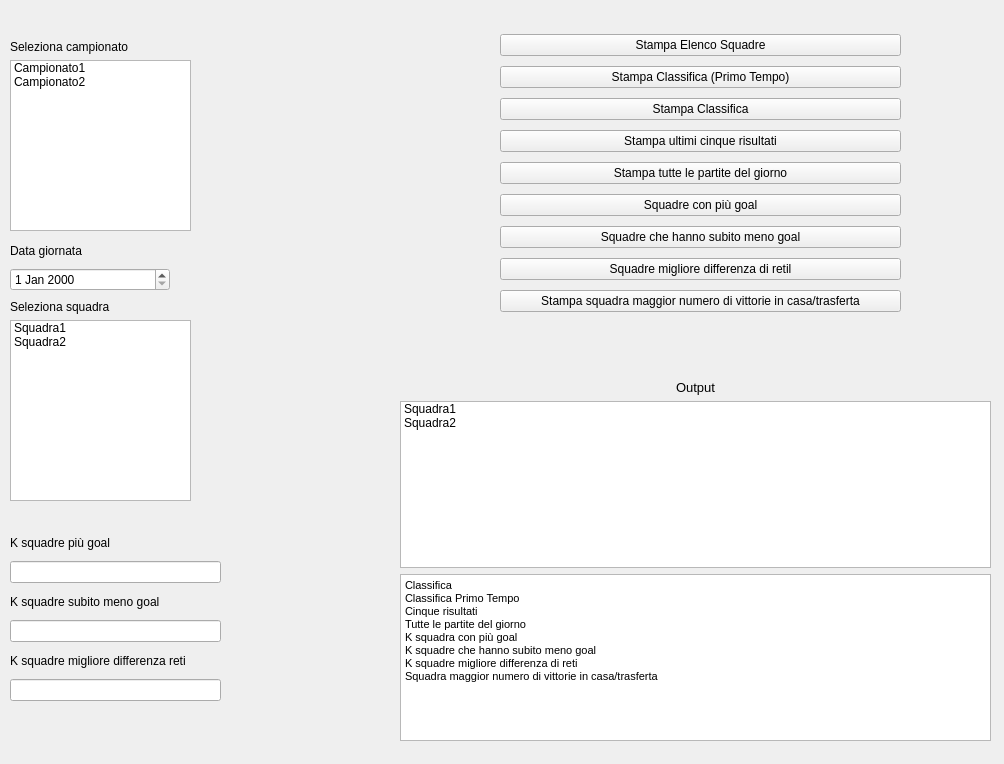
<?xml version="1.0" encoding="UTF-8"?>
<ui version="4.0">
 <class>MainWindow</class>
 <widget class="QMainWindow" name="MainWindow">
  <property name="geometry">
   <rect>
    <x>0</x>
    <y>0</y>
    <width>1004</width>
    <height>764</height>
   </rect>
  </property>
  <property name="windowTitle">
   <string>MainWindow</string>
  </property>
  <widget class="QWidget" name="centralwidget">
   <widget class="QWidget" name="gridLayoutWidget">
    <property name="geometry">
     <rect>
      <x>400</x>
      <y>380</y>
      <width>591</width>
      <height>361</height>
     </rect>
    </property>
    <layout class="QGridLayout" name="gridLayout" rowstretch="0,0,0,0">
     <item row="2" column="1">
      <widget class="QListWidget" name="elenco_squadre">
       <item>
        <property name="text">
         <string>Squadra1</string>
        </property>
       </item>
       <item>
        <property name="text">
         <string>Squadra2</string>
        </property>
       </item>
      </widget>
     </item>
     <item row="3" column="1">
      <widget class="QTextEdit" name="classifica_squadre">
       <property name="html">
        <string>&lt;!DOCTYPE HTML PUBLIC &quot;-//W3C//DTD HTML 4.0//EN&quot; &quot;http://www.w3.org/TR/REC-html40/strict.dtd&quot;&gt;
&lt;html&gt;&lt;head&gt;&lt;meta name=&quot;qrichtext&quot; content=&quot;1&quot; /&gt;&lt;style type=&quot;text/css&quot;&gt;
p, li { white-space: pre-wrap; }
&lt;/style&gt;&lt;/head&gt;&lt;body style=&quot; font-family:'MS Shell Dlg 2'; font-size:8.25pt; font-weight:400; font-style:normal;&quot;&gt;
&lt;p style=&quot; margin-top:0px; margin-bottom:0px; margin-left:0px; margin-right:0px; -qt-block-indent:0; text-indent:0px;&quot;&gt;Classifica&lt;/p&gt;
&lt;p style=&quot; margin-top:0px; margin-bottom:0px; margin-left:0px; margin-right:0px; -qt-block-indent:0; text-indent:0px;&quot;&gt;Classifica Primo Tempo&lt;/p&gt;
&lt;p style=&quot; margin-top:0px; margin-bottom:0px; margin-left:0px; margin-right:0px; -qt-block-indent:0; text-indent:0px;&quot;&gt;Cinque risultati&lt;/p&gt;
&lt;p style=&quot; margin-top:0px; margin-bottom:0px; margin-left:0px; margin-right:0px; -qt-block-indent:0; text-indent:0px;&quot;&gt;Tutte le partite del giorno&lt;/p&gt;
&lt;p style=&quot; margin-top:0px; margin-bottom:0px; margin-left:0px; margin-right:0px; -qt-block-indent:0; text-indent:0px;&quot;&gt;K squadra con più goal&lt;/p&gt;
&lt;p style=&quot; margin-top:0px; margin-bottom:0px; margin-left:0px; margin-right:0px; -qt-block-indent:0; text-indent:0px;&quot;&gt;K squadre che hanno subito meno goal&lt;/p&gt;
&lt;p style=&quot; margin-top:0px; margin-bottom:0px; margin-left:0px; margin-right:0px; -qt-block-indent:0; text-indent:0px;&quot;&gt;K squadre migliore differenza di reti&lt;/p&gt;
&lt;p style=&quot; margin-top:0px; margin-bottom:0px; margin-left:0px; margin-right:0px; -qt-block-indent:0; text-indent:0px;&quot;&gt;Squadra maggior numero di vittorie in casa/trasferta&lt;/p&gt;&lt;/body&gt;&lt;/html&gt;</string>
       </property>
      </widget>
     </item>
     <item row="0" column="1">
      <widget class="QLabel" name="label_4">
       <property name="enabled">
        <bool>true</bool>
       </property>
       <property name="font">
        <font>
         <pointsize>10</pointsize>
         <strikeout>false</strikeout>
         <kerning>true</kerning>
        </font>
       </property>
       <property name="focusPolicy">
        <enum>Qt::NoFocus</enum>
       </property>
       <property name="layoutDirection">
        <enum>Qt::LeftToRight</enum>
       </property>
       <property name="lineWidth">
        <number>2</number>
       </property>
       <property name="text">
        <string>Output</string>
       </property>
       <property name="alignment">
        <set>Qt::AlignCenter</set>
       </property>
      </widget>
     </item>
    </layout>
   </widget>
   <widget class="QWidget" name="verticalLayoutWidget">
    <property name="geometry">
     <rect>
      <x>10</x>
      <y>530</y>
      <width>211</width>
      <height>171</height>
     </rect>
    </property>
    <layout class="QVBoxLayout" name="verticalLayout">
     <item>
      <widget class="QLabel" name="label_5">
       <property name="text">
        <string>K squadre più goal</string>
       </property>
      </widget>
     </item>
     <item>
      <widget class="QLineEdit" name="squadre_piu"/>
     </item>
     <item>
      <widget class="QLabel" name="label_6">
       <property name="text">
        <string>K squadre subito meno goal</string>
       </property>
      </widget>
     </item>
     <item>
      <widget class="QLineEdit" name="squadre_meno"/>
     </item>
     <item>
      <widget class="QLabel" name="label_7">
       <property name="text">
        <string>K squadre migliore differenza reti</string>
       </property>
      </widget>
     </item>
     <item>
      <widget class="QLineEdit" name="squadre_diff"/>
     </item>
    </layout>
   </widget>
   <widget class="QWidget" name="verticalLayoutWidget_2">
    <property name="geometry">
     <rect>
      <x>10</x>
      <y>240</y>
      <width>160</width>
      <height>51</height>
     </rect>
    </property>
    <layout class="QVBoxLayout" name="verticalLayout_2">
     <item>
      <widget class="QLabel" name="label_2">
       <property name="text">
        <string>Data giornata</string>
       </property>
      </widget>
     </item>
     <item>
      <widget class="QDateEdit" name="giornata_camp"/>
     </item>
    </layout>
   </widget>
   <widget class="QWidget" name="verticalLayoutWidget_3">
    <property name="geometry">
     <rect>
      <x>10</x>
      <y>300</y>
      <width>181</width>
      <height>201</height>
     </rect>
    </property>
    <layout class="QVBoxLayout" name="verticalLayout_3">
     <item>
      <widget class="QLabel" name="label_3">
       <property name="text">
        <string>Seleziona squadra</string>
       </property>
      </widget>
     </item>
     <item>
      <widget class="QListWidget" name="listWidget">
       <item>
        <property name="text">
         <string>Squadra1</string>
        </property>
       </item>
       <item>
        <property name="text">
         <string>Squadra2</string>
        </property>
       </item>
      </widget>
     </item>
    </layout>
   </widget>
   <widget class="QWidget" name="verticalLayoutWidget_4">
    <property name="geometry">
     <rect>
      <x>10</x>
      <y>40</y>
      <width>181</width>
      <height>191</height>
     </rect>
    </property>
    <layout class="QVBoxLayout" name="verticalLayout_4">
     <item>
      <widget class="QLabel" name="label">
       <property name="text">
        <string>Seleziona campionato</string>
       </property>
      </widget>
     </item>
     <item>
      <widget class="QListWidget" name="lista_campionati">
       <item>
        <property name="text">
         <string>Campionato1</string>
        </property>
       </item>
       <item>
        <property name="text">
         <string>Campionato2</string>
        </property>
       </item>
      </widget>
     </item>
    </layout>
   </widget>
   <widget class="QWidget" name="verticalLayoutWidget_5">
    <property name="geometry">
     <rect>
      <x>500</x>
      <y>30</y>
      <width>401</width>
      <height>291</height>
     </rect>
    </property>
    <layout class="QVBoxLayout" name="verticalLayout_5">
     <property name="spacing">
      <number>6</number>
     </property>
     <property name="sizeConstraint">
      <enum>QLayout::SetNoConstraint</enum>
     </property>
     <property name="rightMargin">
      <number>0</number>
     </property>
     <property name="bottomMargin">
      <number>0</number>
     </property>
     <item>
      <widget class="QPushButton" name="stamp_squadre">
       <property name="text">
        <string>Stampa Elenco Squadre</string>
       </property>
      </widget>
     </item>
     <item>
      <widget class="QPushButton" name="stamp_classifica1temp">
       <property name="text">
        <string>Stampa Classifica (Primo Tempo)</string>
       </property>
      </widget>
     </item>
     <item>
      <widget class="QPushButton" name="stamp_classifica">
       <property name="text">
        <string>Stampa Classifica</string>
       </property>
      </widget>
     </item>
     <item>
      <widget class="QPushButton" name="stamp_cinqueris">
       <property name="text">
        <string>Stampa ultimi cinque risultati</string>
       </property>
      </widget>
     </item>
     <item>
      <widget class="QPushButton" name="stamp_partite">
       <property name="text">
        <string>Stampa tutte le partite del giorno</string>
       </property>
      </widget>
     </item>
     <item>
      <widget class="QPushButton" name="squadre_goal">
       <property name="text">
        <string>Squadre con più goal</string>
       </property>
      </widget>
     </item>
     <item>
      <widget class="QPushButton" name="squadre_goal_2">
       <property name="text">
        <string>Squadre che hanno subito meno goal</string>
       </property>
      </widget>
     </item>
     <item>
      <widget class="QPushButton" name="squadre_goal_3">
       <property name="text">
        <string>Squadre migliore differenza di retil</string>
       </property>
      </widget>
     </item>
     <item>
      <widget class="QPushButton" name="pushButton">
       <property name="text">
        <string>Stampa squadra maggior numero di vittorie in casa/trasferta</string>
       </property>
      </widget>
     </item>
    </layout>
   </widget>
  </widget>
  <widget class="QMenuBar" name="menuBar">
   <property name="geometry">
    <rect>
     <x>0</x>
     <y>0</y>
     <width>1004</width>
     <height>21</height>
    </rect>
   </property>
  </widget>
 </widget>
 <resources/>
 <connections/>
</ui>
